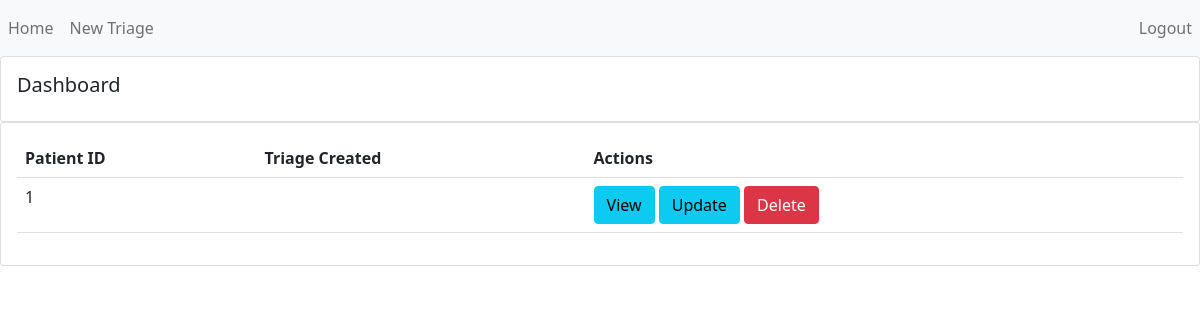
Before: /home/ (signed in) with the older database file.
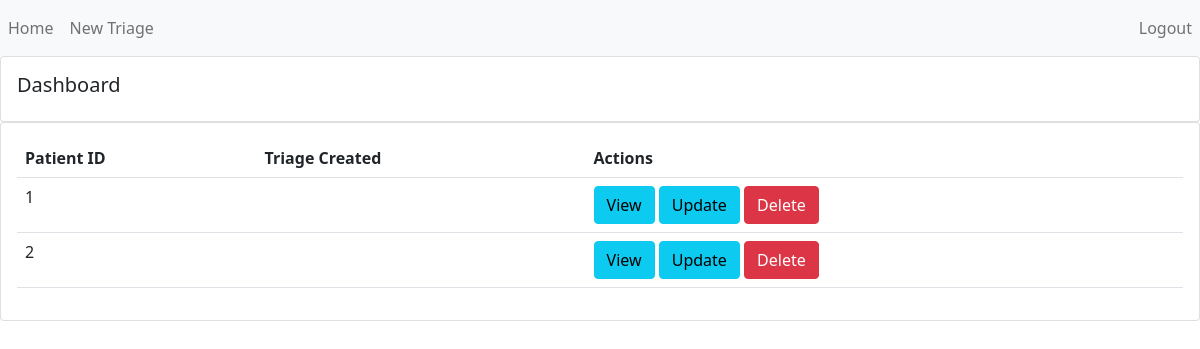
After: the same page with the newer database file.
### triage/models.py (models this page shows)
class Triage(models.Model):
    user = models.ForeignKey(settings.AUTH_USER_MODEL, on_delete=models.CASCADE)
    patientid = models.CharField("Beteg azonosító", max_length=50)
    legut = models.CharField("Légút",max_length=1,choices=LEGUT_CHOICES)
    legzesszam = models.CharField("Légzésszám", max_length=1,choices=LEGZESSZAM)
    legzesszam_LF = models.CharField("LF",max_length=50)
    legzesi_munka = models.CharField("Légzési munka",max_length=1,choices=LEGZESI_MUNKA)
    legzesi_munka_SPO = models.CharField("SpO2",max_length=50)
    kohoges = models.CharField("Köhögés",max_length=1,choices=KOHOGES)
    pulzus = models.CharField("Pulzus",max_length=1,choices=PULZUS)
    pulzus_p = models.CharField("P",max_length=50)
    bor = models.CharField("Bőr",max_length=1,choices=BOR)
    pulzus_p = models.CharField("CRT",max_length=50)
    pulzus_p = models.CharField("RR bo",max_length=50)

### triage/views.py (the view)
# urls.py: path('home/', views.home, name='app-home'),
@login_required
def home(request):
    triage = {"triage": Triage.objects.all()}
    return render(request, 'home.html', triage)

### triage/templates/home.html (shortened to what this page needs)
{%extends "base.html" %}
{% block content %}
<div class="row">
    <div class="col-md">
        <div class="card card-body">
            <h5>Dashboard</h5>
        </div>
        <div class="card card-body">
            <table class="table">
                <tr>
                    <th>Patient ID</th>
                    <th>Triage Created</th>
                    <th>Actions</th>
                </tr>
                    {% for i in triage %}
                <tr>
                    <td>{{i.patientid}}</td>
                    <td></td>
                    <td><button type="button" class="btn btn-primary btn-info">View</button>
                        <button type="button" class="btn btn-primary btn-info">Update</button>
                        <button type="button" class="btn btn-primary btn-danger">Delete</button>
                    </td>
                </tr>
                    {% endfor %}
            </table>
        </div>
    </div>
</div>
{% endblock%}

### triage/templates/base.html (shortened to what this page needs)
{% load static %}
<!doctype html>
<html lang="en">
  <head>
    <link href="https://cdn.jsdelivr.net/npm/bootstrap@5.1.3/dist/css/bootstrap.min.css" rel="stylesheet">
  </head>
  <body>
    <nav class="navbar navbar-expand-lg navbar-light bg-light">
      <div class="collapse navbar-collapse" id="navbarNavAltMarkup">
        <div class="navbar-nav">
          <a class="nav-link" href="{% url 'app-home' %}">Home</a>
          <a class="nav-link" href="{% url 'app-new_triage_form' %}">New Triage</a>
        </div>
      </div>
      <div class="collapse navbar-collapse justify-content-end" id="navbarNavAltMarkup">
        <div class="navbar-nav">
          <a class="nav-link" href="{% url 'app-logout' %}">Logout</a>
        </div>
      </div>
    </nav>
    {% block content %}{% endblock%}
  </body>
</html>

Changed rows visible on the page:
added Triage: patientid "2"
